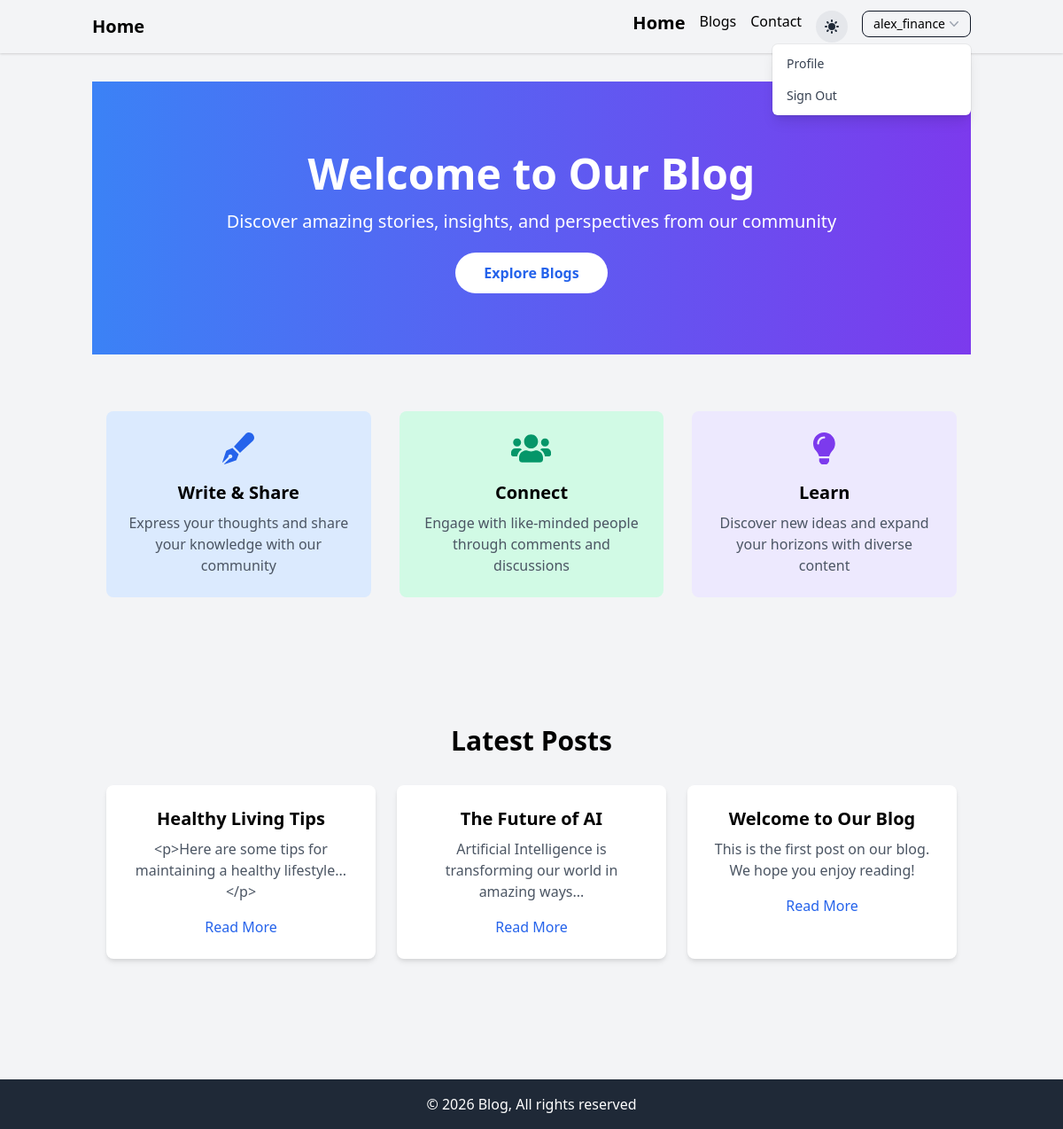
/ (signed in), run on the app's committed database.
### blog/models.py (models this page shows, shortened)
class Post(models.Model):
    b_no = models.AutoField(primary_key=True)
    title = models.CharField(max_length=200)
    slug = models.SlugField(unique=True, blank=True)
    content = models.TextField()
    author = models.ForeignKey(User, on_delete=models.CASCADE)
    created_at = models.DateTimeField(auto_now_add=True)
    updated_at = models.DateTimeField(auto_now=True)
    category = models.CharField(max_length=50)

### home/views.py (the view)
# urls.py: path("", views.index,name='blogindex'),
def index(request):
    latest_posts = Post.objects.all().order_by('-created_at')[:3]
    content = {'latest_posts': latest_posts}
    return render(request, 'home/index.html',content)

### templates/home/index.html (shortened to what this page needs)
{% extends 'boilerplate.html'%}
{% load static %}
{% block header_url %}{% url 'home:index' %}{% endblock %}
{% block header %}Home{% endblock %}
{% block homeactive %}font-bold text-xl{% endblock %}
{% block main %}
<div class="bg-gradient-to-r from-blue-500 to-purple-600 text-white">
    <div class="container mx-auto px-4 py-20">
        <div class="text-center">
            <h1 class="text-5xl font-bold mb-4">Welcome to Our Blog</h1>
            <p class="text-xl mb-8">Discover amazing stories, insights, and perspectives from our community</p>
            <a href="{% url 'blog:blogindex' %}" class="bg-white text-blue-600 px-8 py-3 rounded-full font-semibold hover:bg-gray-100 transition-colors">
                Explore Blogs
            </a>
        </div>
    </div>
</div>
<div class="container mx-auto px-4 py-16">
    <div class="grid md:grid-cols-3 gap-8">
        <div class="text-center">
            <div class="bg-blue-100 dark:bg-blue-900 p-6 rounded-lg mb-4">
                <i class="fas fa-pen-fancy text-4xl text-blue-600 mb-4"></i>
                <h3 class="text-xl font-semibold mb-2">Write & Share</h3>
                <p class="text-gray-600 dark:text-gray-300">Express your thoughts and share your knowledge with our community</p>
            </div>
        </div>
        <div class="text-center">
            <div class="bg-green-100 dark:bg-green-900 p-6 rounded-lg mb-4">
                <i class="fas fa-users text-4xl text-green-600 mb-4"></i>
                <h3 class="text-xl font-semibold mb-2">Connect</h3>
                <p class="text-gray-600 dark:text-gray-300">Engage with like-minded people through comments and discussions</p>
            </div>
        </div>
        <div class="text-center">
            <div class="bg-purple-100 dark:bg-purple-900 p-6 rounded-lg mb-4">
                <i class="fas fa-lightbulb text-4xl text-purple-600 mb-4"></i>
                <h3 class="text-xl font-semibold mb-2">Learn</h3>
                <p class="text-gray-600 dark:text-gray-300">Discover new ideas and expand your horizons with diverse content</p>
            </div>
        </div>
    </div>
</div>
<div class="bg-gray-100 dark:bg-gray-800 py-16">
    <div class="container mx-auto px-4 text-center">
        <h2 class="text-3xl font-bold mb-8">Latest Posts</h2>
        <div class="grid md:grid-cols-3 gap-6">
            {% for post in latest_posts %}
            <div class="bg-white dark:bg-gray-700 p-6 rounded-lg shadow-md">
                <h4 class="text-xl font-semibold mb-2">{{ post.title }}</h4>
                <p class="text-gray-600 dark:text-gray-300 mb-4">{{ post.content|truncatechars:100 }}</p>
                <a href="{% url 'blog:singleb_slug' post.slug %}" class="text-blue-600 hover:text-blue-800">Read More</a>
            </div>
            {% empty %}
            <p class="col-span-3 text-gray-600 dark:text-gray-300">No posts yet. Be the first to write!</p>
            {% endfor %}
        </div>
    </div>
</div>
{% endblock %}

### templates/boilerplate.html (shortened to what this page needs)
<!DOCTYPE html>
<html lang="en" x-data="{ open: false }" x-init="() => { open = false; }">
<head>
    <link href="https://cdn.jsdelivr.net/npm/tailwindcss@2.2.19/dist/tailwind.min.css" rel="stylesheet">
</head>
<body class="bg-gray-100 dark:bg-gray-800 dark:text-white flex flex-col min-h-screen" style='cursor: default;'>
    <nav class="dark:bg-gray-900 dark:text-white shadow">
        <div class="container mx-auto px-4 py-3">
            <div class="flex justify-between items-center">
                <a href="{% block header_url %}{% endblock %}" class="text-xl font-bold dark:text-light">
                    {% block header %}{% endblock %}
                </a>
                <ul class="hidden lg:flex space-x-4">
                    <li>
                        <a href="{% url 'home:index' %}" class="hover:text-gray-600 dark:hover:text-gray-200 {% block homeactive %}{% endblock %}">Home</a>
                    </li>
                    <li>
                        <a href="{% url 'blog:blogindex' %}" class="hover:text-gray-600 dark:hover:text-gray-200 {% block blogactive %}{% endblock %}">Blogs</a>
                    </li>
                    <li>
                        <a href="{% url 'home:contact' %}" class="hover:text-gray-600 dark:hover:text-gray-200 {% block contactactive %}{% endblock %}">Contact</a>
                    </li>
                    <li>
                        <button id="theme-toggle" class="p-2 rounded-full bg-gray-200 dark:bg-gray-700 hover:bg-gray-300 dark:hover:bg-gray-600 transition-colors">
                        </button>
                    </li>
                    <li>
                        {% if user.is_authenticated %}
                        <div x-data="{ open: false }" class="relative inline-block text-left">
                            <div>
                                <button @click="open = !open" type="button" class="inline-flex dark:text-white bg-grey-200 hover:bg-gray-300 border border-gray-900 rounded-lg text-sm px-3 font-medium py-1 inline-block">
                                    {{ user.username }}
                                    <svg class="-mr-1 h-5 w-5 text-gray-400" viewBox="0 0 20 20" fill="currentColor" aria-hidden="true">
                                        <path fill-rule="evenodd" d="M5.23 7.21a.75.75 0 011.06.02L10 11.168l3.71-3.938a.75.75 0 111.08 1.04l-4.25 4.5a.75.75 0 01-1.08 0l-4.25-4.5a.75.75 0 01.02-1.06z" clip-rule="evenodd" />
                                    </svg>
                                </button>
                            </div>
                            <div x-show="open" @click.outside="open = false" class="absolute right-0 z-10 mt-2 w-56 origin-top-right rounded-md bg-white shadow-lg ring-1 ring-black ring-opacity-5 focus:outline-none" role="menu" aria-orientation="vertical" aria-labelledby="menu-button" tabindex="-1"
                                x-transition:enter="transition ease-out duration-100 transform"
                                x-transition:enter-start="opacity-0 scale-95"
                                x-transition:enter-end="opacity-100 scale-100"
                                x-transition:leave="transition ease-in duration-75 transform"
                                x-transition:leave-start="opacity-100 scale-100"
                                x-transition:leave-end="opacity-0 scale-95">
                                <div class="py-1" role="none">
                                    <a href="{% url 'home:profile' %}" class="block px-4 py-2 text-sm text-gray-700 hover:bg-gray-100 dark:text-gray-200 dark:hover:bg-gray-600" role="menuitem" tabindex="-1">Profile</a>
                                    <a href="{% url 'home:logout' %}" class="block px-4 py-2 text-sm text-gray-700 hover:bg-gray-100 dark:text-gray-200 dark:hover:bg-gray-600" role="menuitem" tabindex="-1">Sign Out</a>
                                </div>
                            </div>
                        </div>
                        {% else %}
                        <a href="{% url 'home:login' %}" class="text-white bg-blue-700 hover:bg-blue-800 rounded-lg text-sm px-3 font-medium py-1 inline-block">Sign In</a>
                        <a href="{% url 'home:signup' %}" class="text-white bg-blue-700 hover:bg-blue-800 rounded-lg text-sm px-3 font-medium py-1 inline-block">Sign Up</a>
                        {% endif %}
                    </li>
                </ul>
            </div>
        </div>
    </nav>
    <main class="flex-grow container mx-auto px-4 py-8">
        {% block main %}{% endblock %}
    </main>
    <footer class="bg-gray-800 text-white mt-10 py-4">
        <div class="container mx-auto text-center">
            <p>© {% now "Y" %} Blog, All rights reserved</p>
        </div>
    </footer>
</body>
</html>

### data on the page
Post: title "Healthy Living Tips", content "<p>Here are some tips for maintaining a healthy lifestyle...</p>"
Post: title "The Future of AI", content "Artificial Intelligence is transforming our world in amazing ways..."
Post: title "Welcome to Our Blog", content "This is the first post on our blog. We hope you enjoy reading!"

### other printed values
{{ user.username }} "alex_finance"
